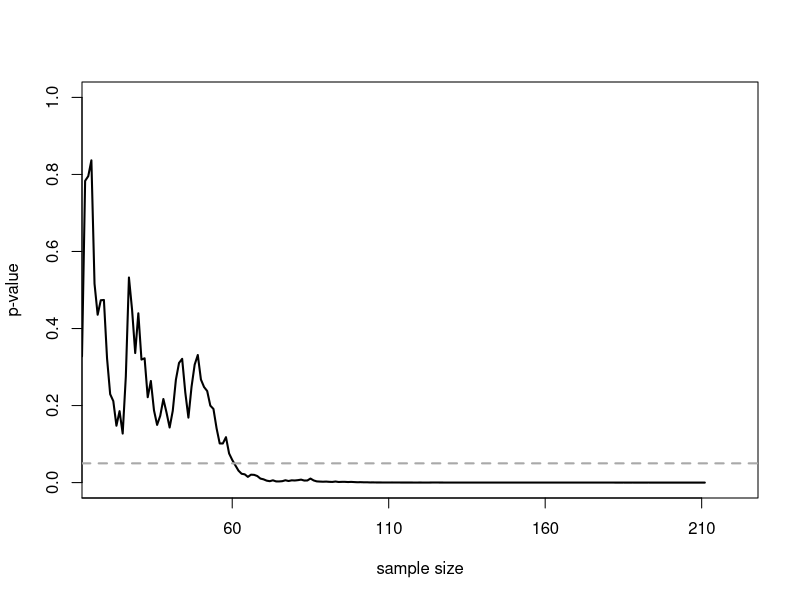

Generate this figure with R:
n<-200 #total number of datapoints (per condition) you are willing to collect after initial 10

D<-0.3 #True effect size (Keep SD below to 1, otherwise, this is just mean dif, not d)
SD<-1 #Set True standard deviation.

p<-numeric(n) #store p-values
x<-numeric(n) #store x-values
y<-numeric(n) #store y-values

n<-n+10 #script calculates p-values after 10 people in each condition, so add 10 to number of datapoints

for(i in 10:n){ #for each simulated participants after the first 10
  x[i]<-rnorm(n = 1, mean = 0, sd = SD)
  y[i]<-rnorm(n = 1, mean = D, sd = SD)
  z<-t.test(x[1:i],y[1:i], var.equal=TRUE) #perform the t-test
  p[i]<-z$p.value 
}

p<-p[10:n] #Remove forst 10 empty p-values

#Create the plot
#png(file="p-value_over_time.png",width=4000,height=2000, , units = "px", res = 500)
plot(0, col="red", lty=1, lwd=3, ylim=c(0,1), xlim=c(10,n), type="l", xlab='sample size', ylab='p-value', cex.lab=1, cex.axis=1, xaxt = "n")
lines(p, lwd=2)
abline(h=0.05, col="darkgrey", lty=2, lwd=2) #draw ine at p = 0.05
axis(1, at=seq(0, n-10, by=(n-10)/4), labels = seq(10, n, by=(n-10)/4))
#dev.off()

min(p) #Return lowest p-value from all looks
cat("The lowest p-value was observed at sample size",which.min(p)+10) #Return the sample size at which the p-value was smallest
cat("The p-value dropped below 0.05 for the first time as sample size",which(p<0.05)[1]+10) #Return the sample size at which the p-value dropped below 0.05 for the first

#Š Daniel Lakens, 2016. 
# This work is licensed under a Creative Commons Attribution-NonCommercial-ShareAlike 4.0 International License. https://creativecommons.org/licenses/by-nc-sa/4.0/